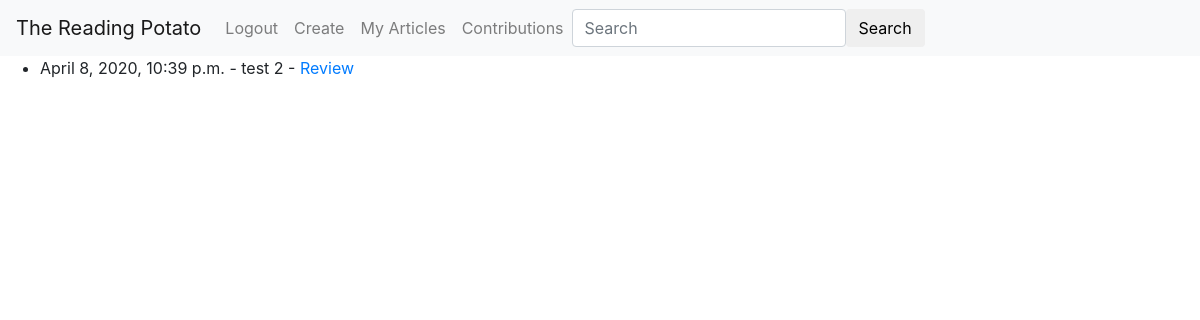
Before: /contributions/ (signed in) with the older database file.
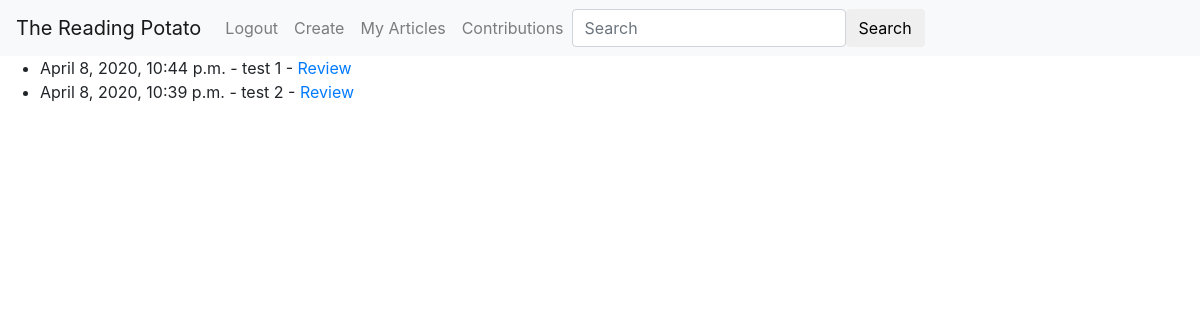
After: the same page with the newer database file.
### main/models.py (models this page shows)
class Contribution(models.Model):
    PENDING = "Pending"
    ACCEPTED = "Accepted"
    DECLINED = "Declined"
    STATUS = (
        (PENDING, PENDING),
        (ACCEPTED, ACCEPTED),
        (DECLINED, DECLINED),
    )
    user = models.ForeignKey(
        User, on_delete=models.CASCADE, related_name="contributions")
    article = models.ForeignKey(
        Article, on_delete=models.CASCADE, related_name="contributions")
    new_content = models.TextField()
    status = models.CharField(max_length=10, choices=STATUS, default=PENDING)
    date = models.DateTimeField(auto_now_add=True)

class Article(models.Model):
    title = models.CharField(max_length=250)
    content = models.TextField()
    author = models.ForeignKey(
        User, on_delete=models.CASCADE, related_name="articles")
    created_on = models.DateTimeField(auto_now_add=True)
    last_update = models.DateTimeField(auto_now=True)
    slug = models.SlugField(blank=True)
    def __str__(self):
        return self.title

### main/views.py (the view)
# urls.py: path('contributions/', views.contributions_list, name="contributions-list"),
def contributions_list(request):
    if request.user.is_anonymous:
        return redirect('articles-list')
    contributions = Contribution.objects.filter(
        status=Contribution.PENDING, article__author=request.user)
    context = {"contributions": contributions}
    return render(request, 'contributions_list.html', context)

### main/templates/contributions_list.html
{% extends "base.html" %} {% block content %}
<ul>
  {% for contribution in contributions %}
  <li>
    {{contribution.date}} - {{contribution.article}} -
    <a href="{% url 'contribution-details' contribution.id %}">Review</a>
  </li>
  {% endfor %}
</ul>
{% endblock content%}

Changed rows visible on the page:
added Contribution: date "April 8, 2020, 10:44 p.m.", article "test 1"
